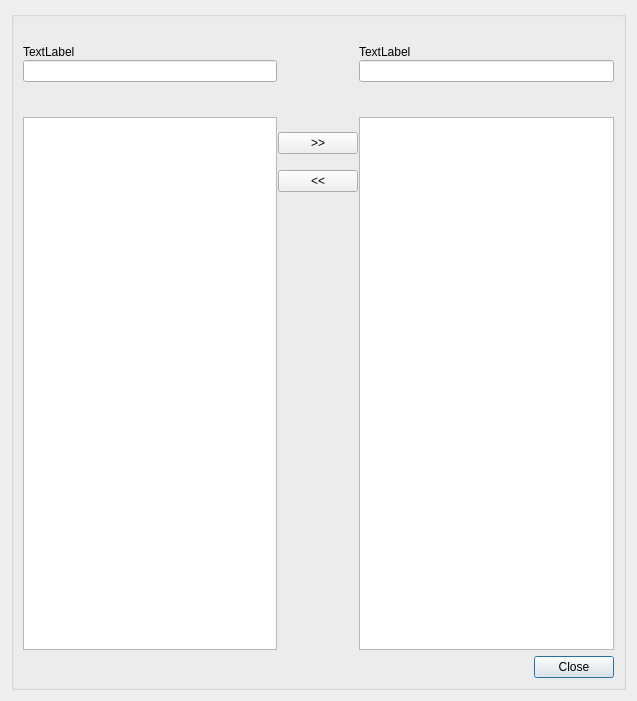
<?xml version="1.0" encoding="UTF-8"?>
<ui version="4.0">
 <class>multirow_selector</class>
 <widget class="QDialog" name="multirow_selector">
  <property name="geometry">
   <rect>
    <x>0</x>
    <y>0</y>
    <width>637</width>
    <height>701</height>
   </rect>
  </property>
  <property name="sizePolicy">
   <sizepolicy hsizetype="Fixed" vsizetype="Preferred">
    <horstretch>0</horstretch>
    <verstretch>0</verstretch>
   </sizepolicy>
  </property>
  <property name="windowTitle">
   <string>Tree selector</string>
  </property>
  <layout class="QVBoxLayout" name="verticalLayout">
   <item>
    <widget class="QGroupBox" name="groupBox">
     <property name="title">
      <string/>
     </property>
     <layout class="QGridLayout" name="verticalLayout_3">
      <item row="4" column="0" colspan="2">
       <layout class="QHBoxLayout" name="horizontalLayout_2">
        <property name="sizeConstraint">
         <enum>QLayout::SetMinAndMaxSize</enum>
        </property>
        <item>
         <spacer name="horizontalSpacer_2">
          <property name="orientation">
           <enum>Qt::Horizontal</enum>
          </property>
          <property name="sizeHint" stdset="0">
           <size>
            <width>40</width>
            <height>20</height>
           </size>
          </property>
         </spacer>
        </item>
        <item>
         <widget class="QPushButton" name="btn_close">
          <property name="text">
           <string>Close</string>
          </property>
         </widget>
        </item>
       </layout>
      </item>
      <item row="1" column="0" colspan="2">
       <layout class="QGridLayout" name="gridLayout_3">
        <property name="sizeConstraint">
         <enum>QLayout::SetNoConstraint</enum>
        </property>
        <property name="spacing">
         <number>1</number>
        </property>
        <item row="0" column="1">
         <widget class="QLabel" name="lbl_filter">
          <property name="text">
           <string/>
          </property>
         </widget>
        </item>
        <item row="4" column="4">
         <widget class="QLabel" name="lbl_selected">
          <property name="font">
           <font>
            <pointsize>8</pointsize>
            <weight>75</weight>
            <bold>true</bold>
           </font>
          </property>
          <property name="text">
           <string/>
          </property>
         </widget>
        </item>
        <item row="3" column="1">
         <widget class="QLabel" name="no_label">
          <property name="text">
           <string/>
          </property>
         </widget>
        </item>
        <item row="4" column="3">
         <widget class="QLabel" name="no_label_3">
          <property name="font">
           <font>
            <pointsize>12</pointsize>
           </font>
          </property>
          <property name="text">
           <string/>
          </property>
         </widget>
        </item>
        <item row="5" column="3">
         <layout class="QGridLayout" name="gridLayout">
          <item row="5" column="1">
           <widget class="QPushButton" name="btn_unselect">
            <property name="text">
             <string>&lt;&lt;</string>
            </property>
           </widget>
          </item>
          <item row="6" column="1">
           <spacer name="verticalSpacer">
            <property name="orientation">
             <enum>Qt::Vertical</enum>
            </property>
            <property name="sizeHint" stdset="0">
             <size>
              <width>20</width>
              <height>40</height>
             </size>
            </property>
           </spacer>
          </item>
          <item row="1" column="1">
           <widget class="QPushButton" name="btn_select">
            <property name="text">
             <string>&gt;&gt;</string>
            </property>
           </widget>
          </item>
          <item row="0" column="1">
           <widget class="QLabel" name="label">
            <property name="text">
             <string/>
            </property>
           </widget>
          </item>
          <item row="4" column="1">
           <layout class="QHBoxLayout" name="horizontalLayout_7"/>
          </item>
          <item row="2" column="1">
           <layout class="QHBoxLayout" name="horizontalLayout_8"/>
          </item>
          <item row="3" column="1">
           <widget class="QLabel" name="label_2">
            <property name="text">
             <string/>
            </property>
           </widget>
          </item>
         </layout>
        </item>
        <item row="2" column="1">
         <widget class="QLineEdit" name="txt_search">
          <property name="maximumSize">
           <size>
            <width>256</width>
            <height>16777215</height>
           </size>
          </property>
         </widget>
        </item>
        <item row="4" column="1">
         <widget class="QLabel" name="lbl_unselected">
          <property name="font">
           <font>
            <pointsize>8</pointsize>
            <weight>75</weight>
            <bold>true</bold>
           </font>
          </property>
          <property name="text">
           <string/>
          </property>
         </widget>
        </item>
        <item row="5" column="1">
         <widget class="QTableView" name="all_rows"/>
        </item>
        <item row="5" column="4">
         <widget class="QTableView" name="selected_rows"/>
        </item>
        <item row="0" column="3">
         <widget class="QLabel" name="no_label_2">
          <property name="font">
           <font>
            <pointsize>12</pointsize>
           </font>
          </property>
          <property name="text">
           <string/>
          </property>
         </widget>
        </item>
        <item row="1" column="1">
         <widget class="QLabel" name="label_3">
          <property name="text">
           <string>TextLabel</string>
          </property>
         </widget>
        </item>
        <item row="1" column="4">
         <widget class="QLabel" name="label_4">
          <property name="text">
           <string>TextLabel</string>
          </property>
         </widget>
        </item>
        <item row="2" column="4">
         <widget class="QLineEdit" name="txt_selected_filter"/>
        </item>
       </layout>
      </item>
     </layout>
    </widget>
   </item>
  </layout>
 </widget>
 <resources/>
 <connections/>
</ui>
